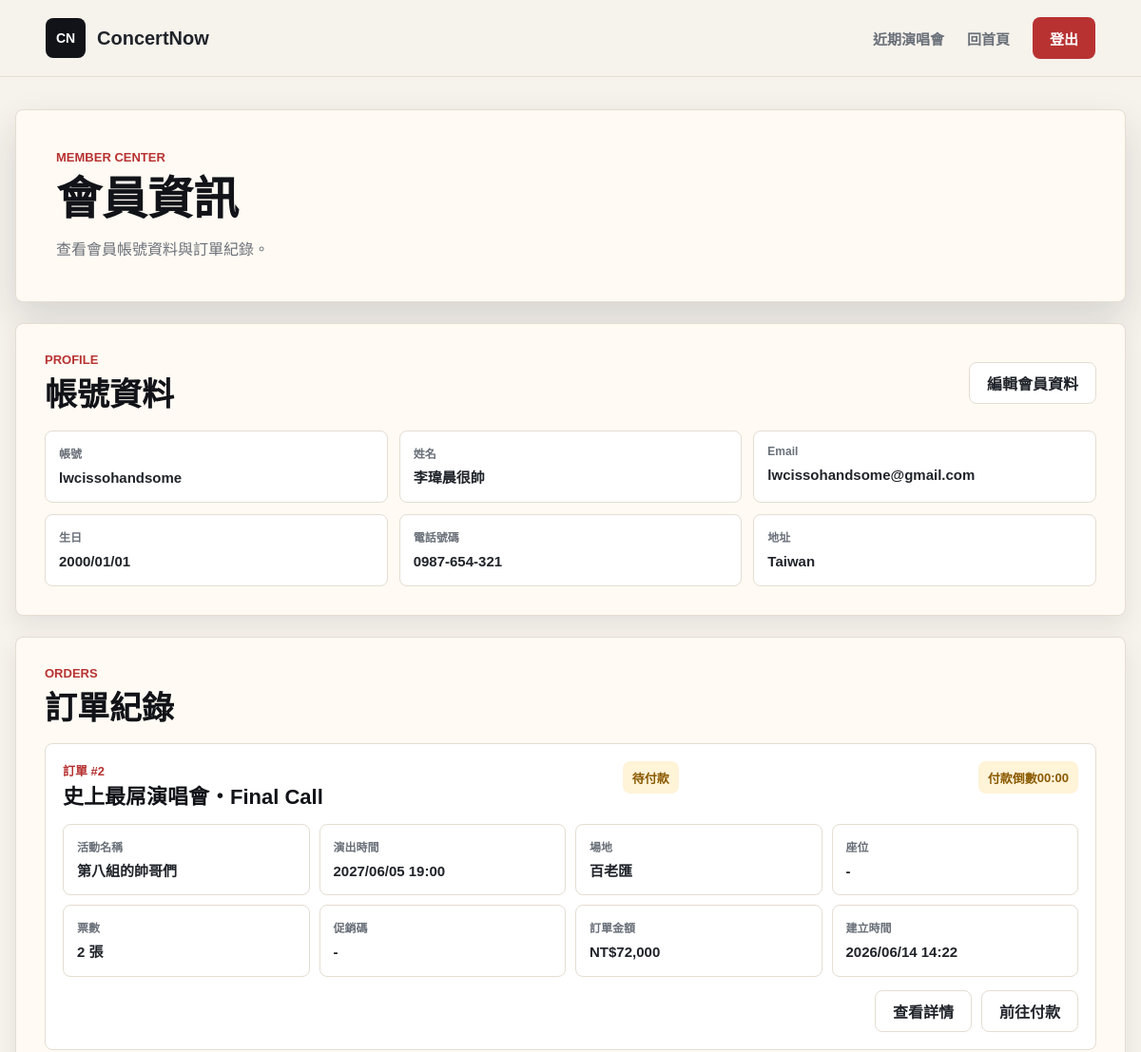
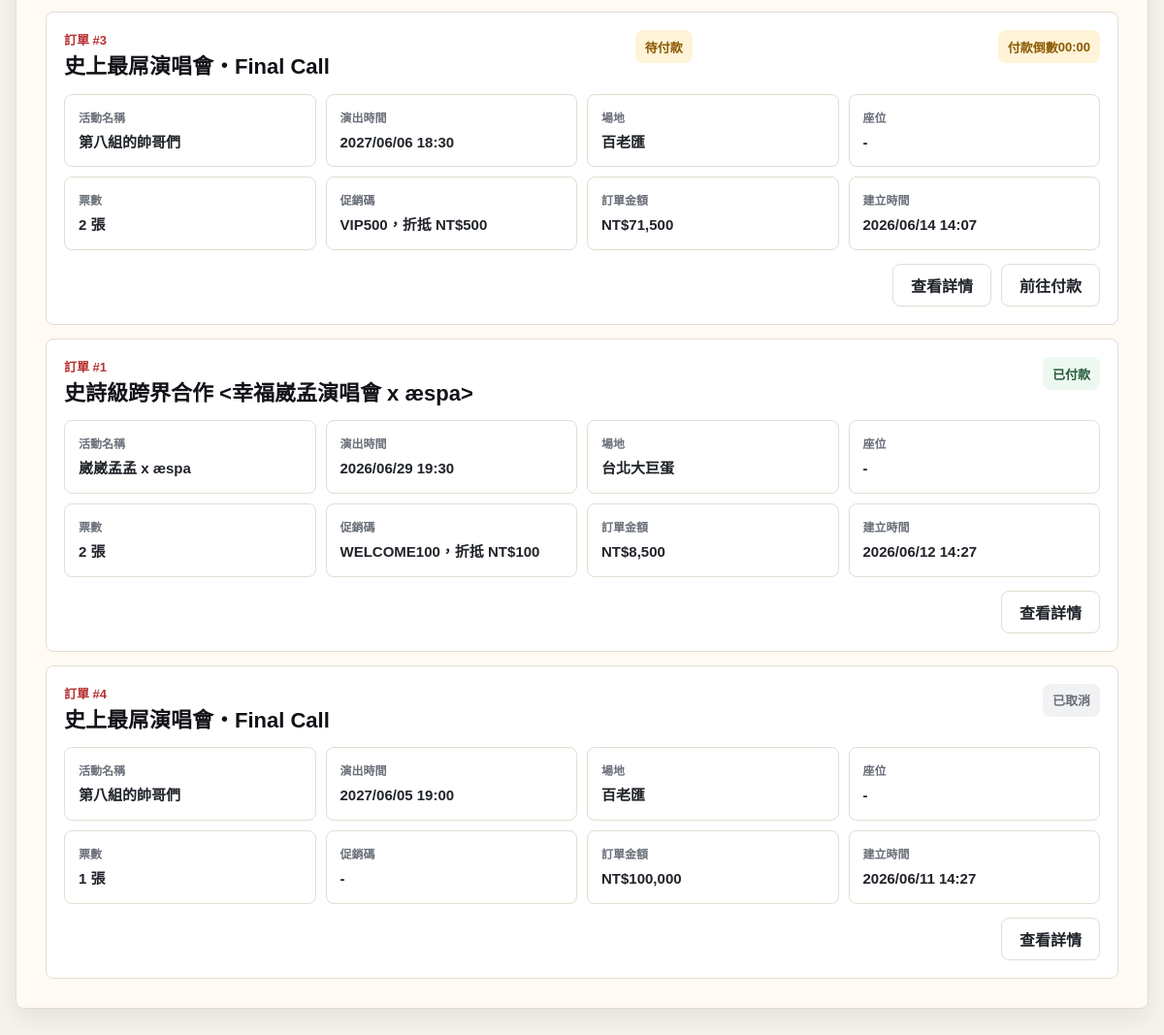
The page /customer/member.php (signed in) on the database its author committed (2 pictures, top to bottom).
### tables this page shows
CREATE TABLE User (
    user_id INT AUTO_INCREMENT PRIMARY KEY,
    username VARCHAR(50) NOT NULL UNIQUE,
    real_name VARCHAR(50) NOT NULL,
    birth_date DATETIME NOT NULL,
    phone_num VARCHAR(20) NOT NULL,
    id_number VARCHAR(20) NOT NULL UNIQUE,
    email VARCHAR(100) NOT NULL,
    user_address VARCHAR(255) NULL,
    password VARCHAR(255) NOT NULL,
    role ENUM('customer', 'manager') DEFAULT 'customer',
    created_at TIMESTAMP DEFAULT CURRENT_TIMESTAMP
);

CREATE TABLE Orders (
    order_id INT AUTO_INCREMENT PRIMARY KEY,
    user_id INT,
    show_id INT,
    promo_id INT NULL,                      
    total_price INT NOT NULL,               
    status ENUM('pending_payment', 'paid', 'cancelled') DEFAULT 'pending_payment',
    payment_method VARCHAR(30) NULL,         
    delivery_method VARCHAR(30) NULL,        
    created_at TIMESTAMP DEFAULT CURRENT_TIMESTAMP,
    FOREIGN KEY (user_id) REFERENCES User(user_id),
    FOREIGN KEY (show_id) REFERENCES ShowDate(show_id),
    FOREIGN KEY (promo_id) REFERENCES PromoCode(promo_id) ON DELETE SET NULL
);

CREATE TABLE Concert (
    concert_id INT AUTO_INCREMENT PRIMARY KEY,
    organizer_id INT NULL,                           
    artist VARCHAR(100) NOT NULL,                     
    title VARCHAR(255) NOT NULL,                      
    venue VARCHAR(100) NOT NULL,                      
    concert_address VARCHAR(255) NOT NULL,                    
    image VARCHAR(255),                               
    sale_start DATETIME NOT NULL,                     
    sale_end DATETIME NOT NULL,                       
    description TEXT,                                 
    notice TEXT,                                      
    created_at TIMESTAMP DEFAULT CURRENT_TIMESTAMP,
    FOREIGN KEY (organizer_id) REFERENCES Organizer(organizer_id) ON DELETE SET NULL
);

CREATE TABLE ShowDate (
    show_id INT AUTO_INCREMENT PRIMARY KEY,
    concert_id INT NOT NULL,                          
    show_datetime DATETIME NOT NULL,                  
    status VARCHAR(50) DEFAULT 'available',           
    FOREIGN KEY (concert_id) REFERENCES Concert(concert_id) ON DELETE CASCADE
);

CREATE TABLE PromoCode (
    promo_id INT AUTO_INCREMENT PRIMARY KEY,
    code_name VARCHAR(50) NOT NULL UNIQUE,  
    discount_amount INT NOT NULL,           
    usage_limit INT NULL,                   
    starts_at DATETIME NULL,                
    expires_at DATETIME NULL,               
    is_active BOOLEAN DEFAULT TRUE,         
    created_at TIMESTAMP DEFAULT CURRENT_TIMESTAMP,
    updated_at TIMESTAMP DEFAULT CURRENT_TIMESTAMP ON UPDATE CURRENT_TIMESTAMP
);

### includes/order_expiration.php (called while the page is built, shortened)
<?php
function orderPaymentDeadlineTimestamp($createdAt)
{
    try {
        $createdDateTime = new DateTimeImmutable((string) $createdAt, new DateTimeZone(ORDER_PAYMENT_TIMEZONE));
    } catch (Exception $exception) {
        return null;
    }
    return $createdDateTime->getTimestamp() + ORDER_PAYMENT_TIMEOUT_SECONDS;
}
function orderPaymentSecondsRemaining($createdAt)
{
    $deadlineTimestamp = orderPaymentDeadlineTimestamp($createdAt);
    $nowTimestamp = (new DateTimeImmutable('now', new DateTimeZone(ORDER_PAYMENT_TIMEZONE)))->getTimestamp();
    return max(0, $deadlineTimestamp - $nowTimestamp);
}

### customer/member.php (the view, shortened to what this page needs)
<?php
require_once __DIR__ . '/../includes/db_config.php';
require_once __DIR__ . '/../includes/order_expiration.php';
function h($value) {
    return htmlspecialchars((string) $value, ENT_QUOTES, 'UTF-8');
}
function memberDateTimeText($value) {
    $timestamp = strtotime((string) $value);
    return $timestamp ? date('Y/m/d H:i', $timestamp) : (string) $value;
}
function memberDateText($value) {
    $timestamp = strtotime((string) $value);
    return $timestamp ? date('Y/m/d', $timestamp) : (string) $value;
}
function orderStatusText($status) {
    $labels = [
        'pending_payment' => '待付款',
        'paid' => '已付款',
        'cancelled' => '已取消',
    ];
    return $labels[$status] ?? (string) $status;
}
function orderStatusClass($status) {
    $classes = [
        'pending_payment' => 'is-pending',
        'paid' => 'is-paid',
        'cancelled' => 'is-cancelled',
    ];
    return $classes[$status] ?? 'is-unknown';
}
$stylePath = __DIR__ . '/../assets/css/style.css';
$styleVersion = file_exists($stylePath) ? filemtime($stylePath) : time();
$customerId = (int) $_SESSION['customer_id'];
$member = null;
$orders = [];
$pageError = null;
if ($pdo === null) {
    $pageError = '目前無法連線到資料庫，請確認 MAMP / MySQL 已啟動，且 includes/db_config.php 設定正確。';
} else {
    try {
        $memberStatement = $pdo->prepare(
            'SELECT user_id, username, real_name, birth_date, phone_num, id_number, email, user_address, role, created_at
             FROM `User`
             WHERE user_id = :user_id
             LIMIT 1'
        );
        $memberStatement->execute(['user_id' => $customerId]);
        $member = $memberStatement->fetch();
        $orderStatement = $pdo->prepare(
            'SELECT
                o.order_id,
                o.total_price,
                o.status,
                o.created_at,
                sd.show_datetime,
                c.artist,
                c.title,
                c.venue,
                p.code_name,
                p.discount_amount,
                COUNT(t.ticket_id) AS ticket_count,
                GROUP_CONCAT(s.seat_number ORDER BY s.seat_number SEPARATOR "、") AS seat_numbers
             FROM Orders o
             LEFT JOIN ShowDate sd ON o.show_id = sd.show_id
             LEFT JOIN Concert c ON sd.concert_id = c.concert_id
             LEFT JOIN PromoCode p ON o.promo_id = p.promo_id
             LEFT JOIN Ticket t ON o.order_id = t.order_id
             LEFT JOIN Seat s ON t.seat_id = s.seat_id
             WHERE o.user_id = :user_id
             GROUP BY
                o.order_id,
                o.total_price,
                o.status,
                o.created_at,
                sd.show_datetime,
                c.artist,
                c.title,
                c.venue,
                p.code_name,
                p.discount_amount
             ORDER BY o.created_at DESC'
        );
        $orderStatement->execute(['user_id' => $customerId]);
        $orders = $orderStatement->fetchAll();
    } catch (PDOException $exception) {
        $pageError = '會員資料讀取失敗：' . $exception->getMessage();
    }
}
?>
<!doctype html>
<html lang="zh-Hant">
<head>
    <link rel="stylesheet" href="../assets/css/style.css?v=<?= h($styleVersion) ?>">
</head>
<body>
    <header class="site-header">
        <a class="brand" href="../index.php" aria-label="ConcertNow 首頁">
            <span class="brand-mark">CN</span>
            <span>ConcertNow</span>
        </a>
        <nav class="main-nav" aria-label="主要導覽">
            <a href="../index.php#concerts">近期演唱會</a>
            <a href="../index.php">回首頁</a>
            <a class="login-button" href="logout.php">登出</a>
        </nav>
    </header>
    <main class="member-main">
        <section class="member-hero" aria-labelledby="member-title">
            <div>
                <p class="member-kicker">Member Center</p>
                <h1 id="member-title">會員資訊</h1>
                <span>查看會員帳號資料與訂單紀錄。</span>
            </div>
        </section>
        <?php if ($pageError): ?>
            <section class="member-panel">
                <p class="member-alert"><?= h($pageError) ?></p>
            </section>
        <?php elseif ($member): ?>
            <section class="member-panel" aria-labelledby="profile-title">
                <div class="member-section-heading">
                    <div class="member-section-title">
                        <p>Profile</p>
                        <h2 id="profile-title">帳號資料</h2>
                    </div>
                    <a class="secondary-action" href="edit_member.php">編輯會員資料</a>
                </div>
                <dl class="member-info-grid">
                    <div>
                        <dt>帳號</dt>
                        <dd><?= h($member['username']) ?></dd>
                    </div>
                    <div>
                        <dt>姓名</dt>
                        <dd><?= h($member['real_name']) ?></dd>
                    </div>
                    <div>
                        <dt>Email</dt>
                        <dd><?= h($member['email']) ?></dd>
                    </div>
                    <div>
                        <dt>生日</dt>
                        <dd><?= h(memberDateText($member['birth_date'])) ?></dd>
                    </div>
                    <div>
                        <dt>電話號碼</dt>
                        <dd><?= h($member['phone_num']) ?></dd>
                    </div>
                    <div>
                        <dt>地址</dt>
                        <dd><?= h($member['user_address'] ?: '-') ?></dd>
                    </div>
                </dl>
            </section>
            <section class="member-panel" aria-labelledby="orders-title">
                <div class="member-section-title">
                    <p>Orders</p>
                    <h2 id="orders-title">訂單紀錄</h2>
                </div>
                <?php if (!$orders): ?>
                    <p class="member-empty">目前沒有訂單紀錄。</p>
                <?php else: ?>
                    <div class="member-order-list">
                        <?php foreach ($orders as $order): ?>
                            <article class="member-order-card">
                                <div class="member-order-head">
                                    <div>
                                        <p>訂單 #<?= h($order['order_id']) ?></p>
                                        <h3>
                                            <a href="order_detail.php?order_id=<?= h($order['order_id']) ?>">
                                                <?= h($order['title'] ?? '演唱會資料已移除') ?>
                                            </a>
                                        </h3>
                                    </div>
                                    <span class="member-status <?= h(orderStatusClass($order['status'])) ?>"><?= h(orderStatusText($order['status'])) ?></span>
                                    <?php if ($order['status'] === 'pending_payment'): ?>
                                        <?php $orderSecondsRemaining = orderPaymentSecondsRemaining($order['created_at']); ?>
                                        <span class="member-status is-pending" data-order-countdown data-order-id="<?= h($order['order_id']) ?>" data-seconds="<?= h($orderSecondsRemaining) ?>">
                                            付款倒數 <strong data-countdown-text><?= h(gmdate('i:s', $orderSecondsRemaining)) ?></strong>
                                        </span>
                                    <?php endif; ?>
                                </div>
                                <dl class="member-order-info">
                                    <div>
                                        <dt>活動名稱</dt>
                                        <dd><?= h($order['artist'] ?? '-') ?></dd>
                                    </div>
                                    <div>
                                        <dt>演出時間</dt>
                                        <dd><?= h(memberDateTimeText($order['show_datetime'] ?? null)) ?></dd>
                                    </div>
                                    <div>
                                        <dt>場地</dt>
                                        <dd><?= h($order['venue'] ?? '-') ?></dd>
                                    </div>
                                    <div>
                                        <dt>座位</dt>
                                        <dd><?= h($order['seat_numbers'] ?: '-') ?></dd>
                                    </div>
                                    <div>
                                        <dt>票數</dt>
                                        <dd><?= h((int) $order['ticket_count']) ?> 張</dd>
                                    </div>
                                    <div>
                                        <dt>促銷碼</dt>
                                        <dd>
                                            <?php if ($order['code_name']): ?>
                                                <?= h($order['code_name']) ?>，折抵 NT$<?= h(number_format((int) $order['discount_amount'])) ?>
                                            <?php else: ?>
                                                -
                                            <?php endif; ?>
                                        </dd>
                                    </div>
                                    <div>
                                        <dt>訂單金額</dt>
                                        <dd>NT$<?= h(number_format((int) $order['total_price'])) ?></dd>
                                    </div>
                                    <div>
                                        <dt>建立時間</dt>
                                        <dd><?= h(memberDateTimeText($order['created_at'])) ?></dd>
                                    </div>
                                </dl>
                                <div class="member-order-actions">
                                    <a class="secondary-action" href="order_detail.php?order_id=<?= h($order['order_id']) ?>">查看詳情</a>
                                    <?php if ($order['status'] === 'pending_payment'): ?>
                                        <a class="secondary-action" href="payment.php?order_id=<?= h($order['order_id']) ?>">前往付款</a>
                                    <?php endif; ?>
                                </div>
                            </article>
                        <?php endforeach; ?>
                    </div>
                <?php endif; ?>
            </section>
        <?php endif; ?>
    </main>
</body>
</html>

### rows shown on the page
user: username "lwcissohandsome", real_name "李瑋晨很帥", email "lwcissohandsome@gmail.com", birth_date "2000/01/01", phone_num "0987-654-321", user_address "Taiwan"
orders: order_id "2", concert.title "史上最屌演唱會・Final Call", status "待付款", concert.artist "第八組的帥哥們", show.show_datetime "2027/06/05 19:00", concert.venue "百老匯", seat_numbers "-", ticket_count "2", total_price "72,000", created_at "2026/06/14 14:22"
orders: order_id "3", concert.title "史上最屌演唱會・Final Call", status "待付款", concert.artist "第八組的帥哥們", show.show_datetime "2027/06/06 18:30", concert.venue "百老匯", seat_numbers "-", ticket_count "2", promo.code_name "VIP500", promo.discount_amount "500", total_price "71,500", created_at "2026/06/14 14:07"
orders: order_id "1", concert.title "史詩級跨界合作 <幸福崴孟演唱會 x æspa>", status "已付款", concert.artist "崴崴孟孟 x æspa", show.show_datetime "2026/06/29 19:30", concert.venue "台北大巨蛋", seat_numbers "-", ticket_count "2", promo.code_name "WELCOME100", promo.discount_amount "100", total_price "8,500", created_at "2026/06/12 14:27"
orders: order_id "4", concert.title "史上最屌演唱會・Final Call", status "已取消", concert.artist "第八組的帥哥們", show.show_datetime "2027/06/05 19:00", concert.venue "百老匯", seat_numbers "-", ticket_count "1", total_price "100,000", created_at "2026/06/11 14:27"
